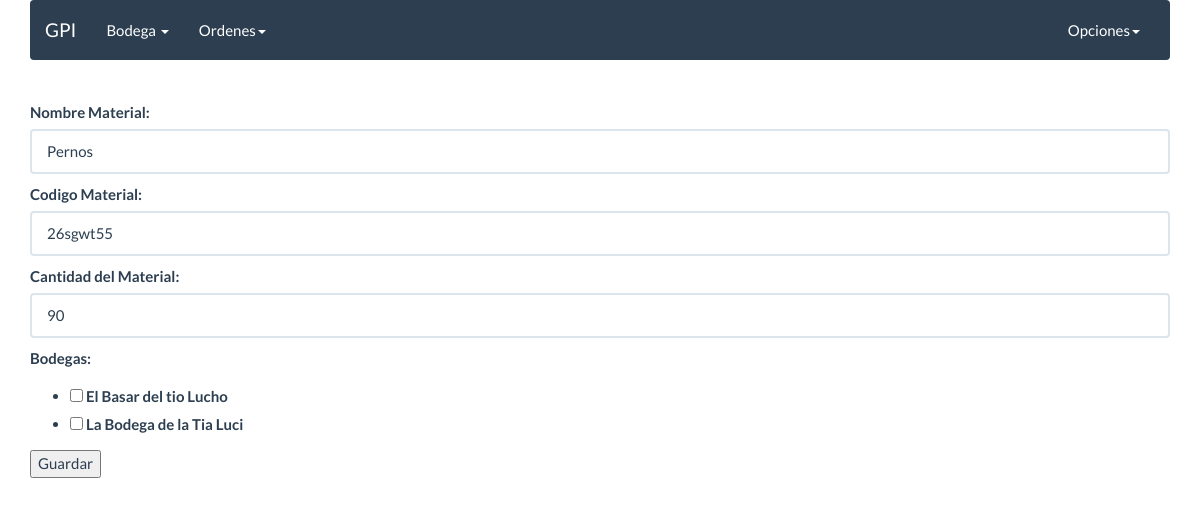
Before: /editar/2/ with the older database file.
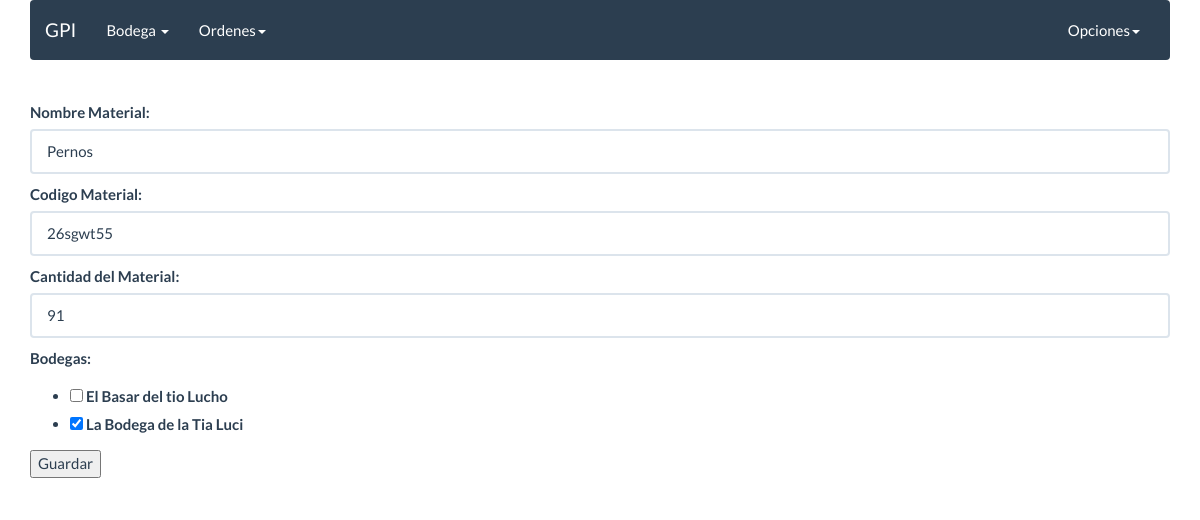
After: the same page with the newer database file.
### Inventario/models.py (models this page shows, shortened)
class Material(models.Model):
    nombre_material = models.CharField(max_length=50,blank=False,null=True)
    codigo = models.CharField(max_length=30,blank=False,null=True)
    cantidad = models.IntegerField(default=0,blank=False,null=False)
    bodega = models.ManyToManyField(Bodega,blank=True)

### Inventario/views.py (the view)
# urls.py: url(r'editar/(?P<id_material>\d+)/$', material_edit, name='editar_material'),
def material_edit(request, id_material):
    material = Material.objects.get(id = id_material)
    if request.method == 'GET':
        form = Ingresar_material_Form(instance=material)
    else:
        form = Ingresar_material_Form(request.POST, instance=material)
        if form.is_valid():
            form.save()
        return redirect('ver_materiales')
    return render(request, 'inventario/agregar_material.html', {'form':form})

### Inventario/forms.py
class Ingresar_material_Form(forms.ModelForm):
    class Meta:
        model =  Material
        fields = [
            'nombre_material',
            'codigo',
            'cantidad',
            'bodega',
        ]
        labels = {
            'nombre_material': 'Nombre Material',
            'codigo': 'Codigo Material',
            'cantidad': 'Cantidad del Material',
            'bodega': 'Bodegas'
        }
        widgets = {
            'nombre_material': forms.TextInput(attrs={'class':'form-control'}),
            'codigo': forms.TextInput(attrs={'class':'form-control'}),
            'cantidad':forms.NumberInput(attrs={'class':'form-control'}),
            'bodega': forms.CheckboxSelectMultiple(),
        }

### Inventario/models.py (called while the page is built)
    def __str__(self):
        return '{}'.format(self.nombre_bodega)

### templates/inventario/agregar_material.html (shortened to what this page needs)
{% extends "base/base2.html" %}
{% block content %}
<form method="post">
  {{ form.as_p }}
  <button type="submit">Guardar</button>
</form>
{% endblock content %}

Changed rows visible on the page:
changed Material "Pernos": cantidad "90" → "91"
Other visible differences:
form field bodega: "☐ ☐" → "☐ ☑"
